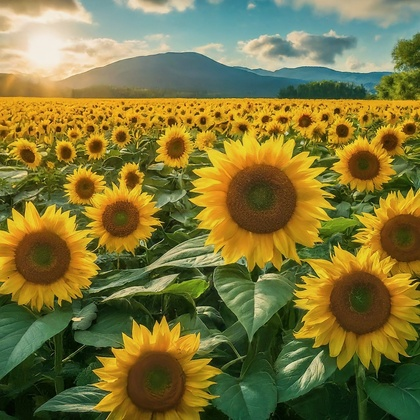
%> input picture Digital Image Processing Lab/Assignment 2/another/sunflower.jpeg, 420 x 420 px, shrunk from 1536 x 1536 before the run
$ octave Assignment2.m   (GNU Octave 9; MATLAB toolbox functions it lacks are replaced by stand-ins)
%> lines starting %> are read from the running program, lines starting %| are printed output that depends on the picture
%Assignment-2  ID: 20200104071


img = imread('sunflower.jpeg');
%> img is the input picture: size 420x420x3 uint8; mean R, G, B 125.1, 117.2, 57.4

img = rgb2gray(img);
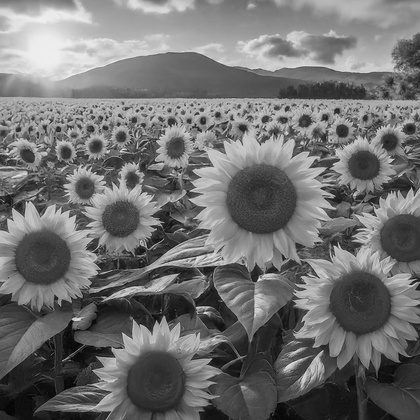
%> img: size 420x420 uint8; min 4, max 239, mean 112.8
imgd = im2double(img);

[row, col] = size(img);
%> row = 420; col = 420
[rowd, cold] = size(imgd);
%> rowd = 420; cold = 420

img1 = uint8(ones(row, col));
img2 = ones(rowd, cold);

% [12 lines of commented-out code are left out]
for i = 1: row
    for j = 1: col
        img1(i,j) = 255 - img(i,j);
    end
end
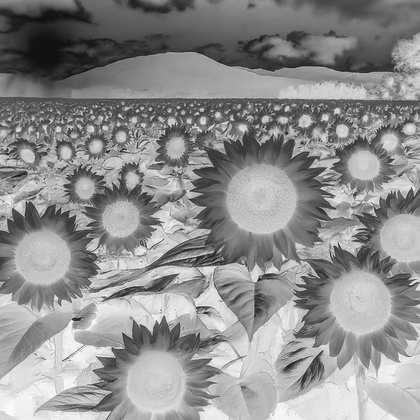
%> img1: size 420x420 uint8; min 16, max 251, mean 142.2

 % [10 lines of commented-out code are left out]


 imhist(img1);
%> figure, not shown here; highest point at x = 196, y = 1492
 figure;
 imshow(img);
 figure;
 imshow(img1);

%Threasholding (7)
th = input('Enter a threashold value: ');
%> the answer given: 3
for i = 1: row
    for j = 1: col
        if img(i,j)>= th
            img1(i,j) = img(i,j)+img(i,j)*.05;
        else
            img1(i,j) = img(i,j)-img(i,j)*.25;
        end
    end
end

% [10 lines of commented-out code are left out]

 figure;
 imshow(img);
 figure;
 imshow(img1);

%logarithomic
%Apply Log Transformation on image
cc = input("Enter a number of log Transformation: ");
%> the answer given: 3
for i = 1: rowd
    for j = 1: cold
        img2(i,j) = cc*(log(1+imgd(i,j)));
    end
end
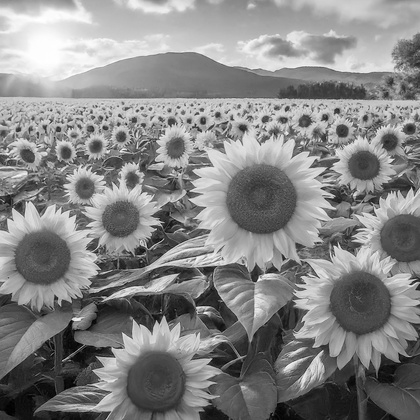
%> img2: size 420x420 double; min 0.0467, max 1.98, mean 1.07; drawn with min black and max white
% [10 lines of commented-out code are left out]

 imhist(img2);
%> figure, not shown here; highest point at x = 1, y = 98481
 figure;
 imshow(img);
 figure;
 imshow(img2);
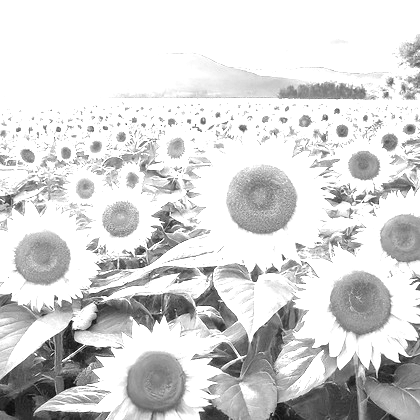
%> displayed picture: size 420x420, on the screen's scale of 0 to 255; min 12, max 255, mean 214.1

%Power law
%Apply Power Law Transformation on image
c = input("Enter a number of Power Law Transformation: ");
%> the answer given: 3

%Take gamma value input from the user
gamma = input("Enter gamma value: ");
%> the answer given: 2
for i = 1: rowd
    for j = 1: cold
        img2(i,j) = c*power(imgd(i,j), gamma);
    end
end
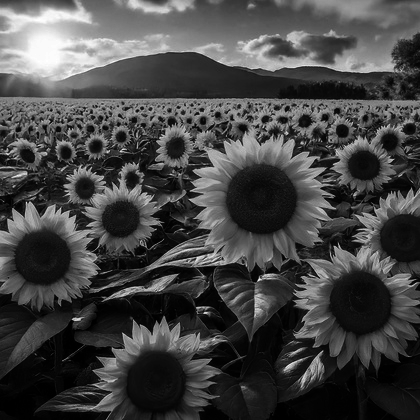
%> img2: size 420x420 double; min 0.000738, max 2.64, mean 0.72; drawn with min black and max white

% [10 lines of commented-out code are left out]

 imhist(img2);
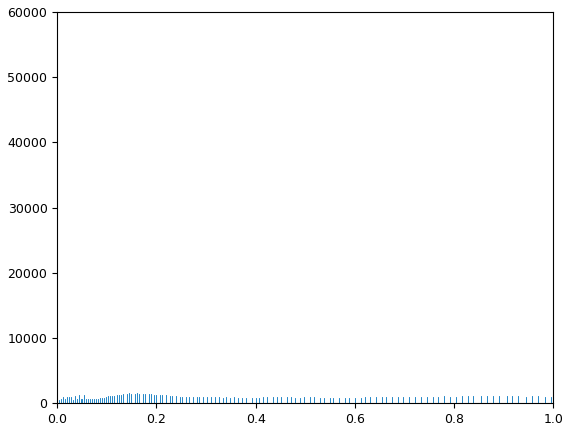
%> figure redrawn from the program's plot data; highest point at x = 1, y = 53253
 figure;
 imshow(img);
 figure;
 imshow(img2);
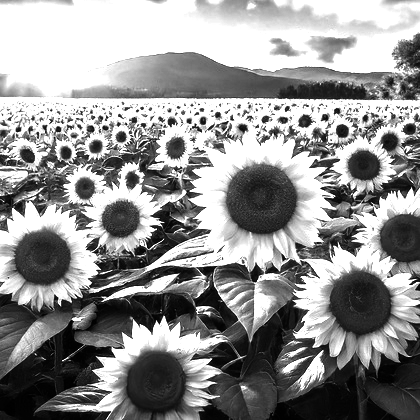
%> displayed picture: size 420x420, on the screen's scale of 0 to 255; min 0, max 255, mean 146.7


 % 200  1.9  1.5   2.5
